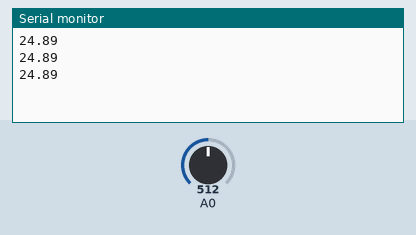
This sketch was run on a simulated Arduino Uno, built with avr-gcc and run on an emulated ATmega328P. Parts: the last lines printed to the serial monitor. The test bench sets the inputs (shaded band); at power-on: A0 = 512.

Above: at 1.3 s.
1.4 s: A0 set to 716
At 1.9 s:
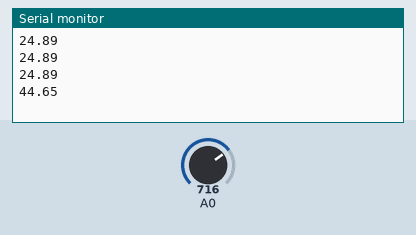
2.9 s: A0 set to 900
At 3.4 s:
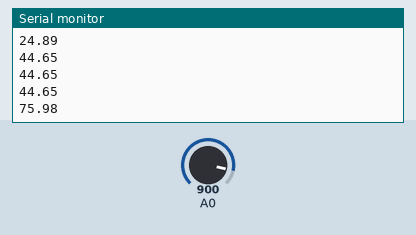
Timing chart, 0 to 5.9 s (numbered marks = the images above; inputs shaded):
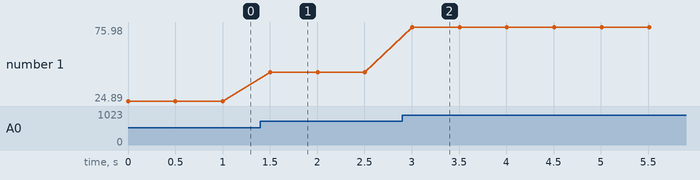

Measured:
- after the input at 1.4 s, the serial monitor: prints a new line after 0.10 s (image 1)
- after the input at 2.9 s, the serial monitor: prints a new line after 0.11 s (image 2)
- plotted number 1: 24.89 → 44.65 after the input at 1.4 s, 44.65 → 75.98 after the input at 2.9 s

The sketch:

Temp.ino
```cpp
// ลูกอมเขียว ๆ
const float T0 = 25.0 + 273.0;

void setup(){
  Serial.begin(9600);
}

void loop(){
  int raw = analogRead(A0);
  float V = raw * (5.0 / 1023.0);
  float Resis = 10000.0 * ( (5.0 / V) - 1 );

  float tempK = 4050.0 * T0 / ( 4050.0 + (T0 * log(Resis / 10000.0)) );
  float tempC = tempK - 273.15;
  Serial.println(tempC);
  delay(500);
}
```
